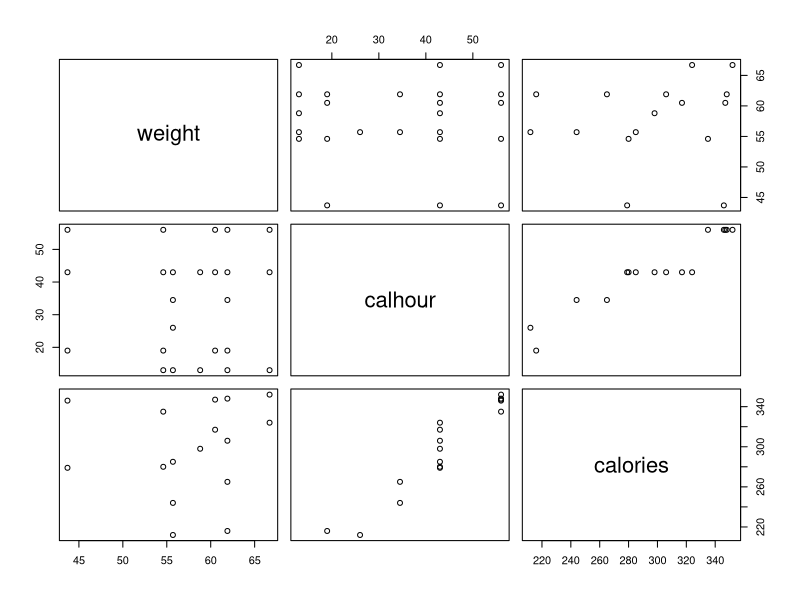

This chart was generated by the following R code: (Note: this script raises an error after producing the figure.)
## ---- chunk 1
requirements = c("nlme", "effects", "pastecs", "lattice", 
                 "psych", "ggplot2", "GGally", "mice", "VIM", "aod", "BaM", "lme4", "ipw")
lapply(requirements, require, character.only = T)
## ---- chunk 2
options(digits=4)
muscledata = read.table("muscle-incomplete.txt", header=T, na.strings = "NA")
muscledata
## ---- chunk 3
summary(muscledata)
## ---- chunk 4
plot(muscledata)
## ---- chunk 5
muscledata_edit = na.omit(muscledata)
attach(muscledata)
par(mfrow=c(1,3))
stat.desc(muscledata[,c("weight","calhour","calories")],basic = TRUE, desc = TRUE)
boxplot(weight, main='weight', col="pink")
boxplot(calhour, main='calhour', col="magenta")
boxplot(calories, main='calories', col="purple")
par(mfrow=c(1,1))
#boxplot(calories~calhour, xlab="Calhour",ylab="Calories")
## ---- chunk 6
ggpairs(muscledata_edit)
## ---- chunk 7
ggplot(muscledata_edit, aes(x=calhour, y=calories)) + geom_point(colour="magenta") + geom_smooth(colour="purple", method="lm") + ggtitle("calhour vs. calories")
## ---- chunk 8
cor(muscledata_edit$calhour, muscledata_edit$calories)
## ---- chunk 9
cor.test(calhour, calories, alternative = "two.sided", method = "pearson")
## ---- chunk 10
cor.test(weight, calories, alternative = "two.sided", method = "pearson")
## ---- chunk 11
muscledata_edit = na.omit(muscledata)
muscledata.complete.case = lm(calories~weight+calhour+weight*calhour, data=muscledata_edit)
muscledata.complete.case.summary = summary(muscledata.complete.case)
muscledata.complete.case.summary
plot(allEffects(muscledata.complete.case))
## ---- chunk 12
plot(allEffects(muscledata.complete.case))
## ---- chunk 13
muscledata.complete.case.2 = lm(calories~calhour+weight+calhour*weight, data=muscledata_edit)
summary(muscledata.complete.case.2)
plot(allEffects(muscledata.complete.case.2))
## ---- chunk 14
aggr(muscledata, numbers = TRUE, prop = FALSE, ylab = c("Histogram of missing data", "Pattern"), col= c("pink", "purple"))

histMiss(muscledata, col= c("pink", "purple"))
legend(40,8, legend=c("Observed Data", "Missing Data"),
       col=c("pink", "purple"), pch=19, cex=0.8)

histMiss(muscledata, pos=2, col= c("pink", "purple"))
legend(52,8, legend=c("Observed Data", "Missing Data"),
       col=c("pink", "purple"), pch=19, cex=0.8)

marginplot(muscledata[c("calhour","calories")], col= c("pink", "purple"))
legend(12, 345, legend=c("Observed Data", "Missing Data"),
       col=c("pink", "purple"), pch=19, cex=0.8)

marginplot(muscledata[c("weight","calories")], col= c("pink", "purple"))
legend(45, 345, legend=c("Observed Data", "Missing Data"),
       col=c("pink", "purple"), pch=19, cex=0.8)
## ---- chunk 15
muscledata.stepwise = step(lm(calories ~1, data=muscledata_edit), scope=~weight+calhour+weight*calhour, direction="both")
## ---- chunk 16
muscledata.complete.case = lm(calories~weight+calhour+weight*calhour, data=muscledata_edit)
summary(muscledata.complete.case)
## ---- chunk 17
plot(allEffects(muscledata.complete.case))
## ---- chunk 18
muscledata.imp.pmm = mice(muscledata, meth = c("", "", "pmm"), m=100) # imputation of different values, 100 different complete datasets
muscledata.fit.pmm = with(data=muscledata.imp.pmm, exp=glm(calories~weight+calhour+weight*calhour))  # analysis, creating a Q for each imputed dataset
muscledata.pmm = pool(muscledata.fit.pmm)  # pooling the Qs together to create one estimate Q mean. if Q are approx normally distributed, we calculate mean over all Q and sum the within and between imputation variance using Rubins method
summary(muscledata.pmm)
## ---- chunk 19
summary(muscledata.pmm)
## ---- chunk 20
MI.fitted.values.pmm = complete(muscledata.imp.pmm, "long", inc=T)
muscledata.results.mi.pmm = glm(calories~weight+calhour+weight*calhour, data=MI.fitted.values.pmm)
dlist=list(calhour=seq(20,60,10))
plot(allEffects(muscledata.results.mi.pmm,xlevels=dlist)[1], main="PMM effects plot")
## ---- chunk 21
col <- rep(c("pink","purple")[1+as.numeric(is.na(muscledata.imp.pmm$data$calories))],101)
stripplot(calories~.imp, data=MI.fitted.values.pmm, jit=TRUE, fac=0.8, col=col, pch=20, cex=1.4, xlab="Imputation number", main="Original data vs. generated data (PMM)")
## ---- chunk 22
muscledata.imp.norm = mice(muscledata, meth = c("", "", "norm"), m=100) # imputation of different values, 100 different complete datasets
muscledata.fit.norm = with(data=muscledata.imp.norm, exp=glm(calories~weight+calhour+weight*calhour))  # analysis, creating a Q for each imputed dataset
muscledata.norm = pool(muscledata.fit.norm)  # pooling the Qs together to create one estimate Q mean. if Q are approx normally distributed, we calculate mean over all Q and sum the within and between imputation variance using Rubins method
## ---- chunk 23
summary(muscledata.norm)
## ---- chunk 24
MI.fitted.values.norm = complete(muscledata.imp.norm, "long", inc=T)
muscledata.results.mi.norm = glm(calories~weight+calhour+weight*calhour, data=MI.fitted.values.norm)
dlist=list(calhour=seq(20,60,10))
plot(allEffects(muscledata.results.mi.norm,xlevels=dlist)[1], main="NORM effects plot")
## ---- chunk 25
col <- rep(c("pink","purple")[1+as.numeric(is.na(muscledata.imp.norm$data$calories))],101)
stripplot(calories~.imp, data=MI.fitted.values.norm, jit=TRUE, fac=0.8, col=col, pch=20, cex=1.4, xlab="Imputation number", main="Original data vs. generated data (NORM)")
## ---- chunk 26
IPWanal_muscledata = muscledata
IPWanal_muscledata$r = as.numeric(!is.na(IPWanal_muscledata$calories))
muscledata.ipw.glm = lm(r ~ calhour, data=IPWanal_muscledata, family=binomial)
summary(muscledata.ipw.glm)
IPWanal_muscledata$w = 1/fitted(muscledata.ipw.glm)
muscledata.results.ipw= lm(calories~weight+calhour+weight*calhour, data=IPWanal_muscledata, weights=muscledata$w)
summary(muscledata.results.ipw)
## ---- chunk 27
plot(allEffects(muscledata.results.ipw), main="IPW effects plot")
## ---- chunk 28
AIC(muscledata.complete.case)
AIC(muscledata.results.ipw)
